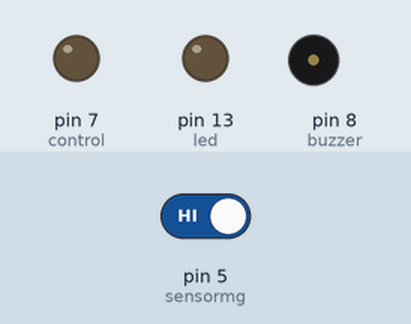
A sketch run on a simulated Arduino Uno, built with avr-gcc and run on an emulated ATmega328P. On the bench: output pins drawn as LEDs (lit = HIGH), buzzer (waves = sounding, pin HIGH). Dashed ring = blinking. Inputs (shaded band) come from the test bench; at power-on: pin 5 (sensormg) HIGH.

Above: at 1.2 s.
1.3 s: pin 5 (sensormg) driven LOW
At 1.4 s:
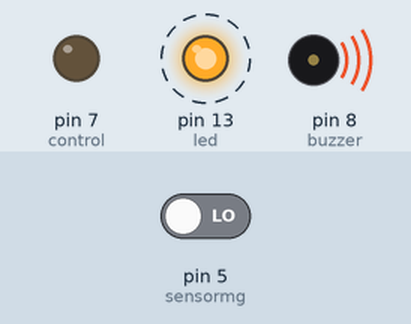
4.3 s: pin 5 (sensormg) driven HIGH
At 4.8 s:
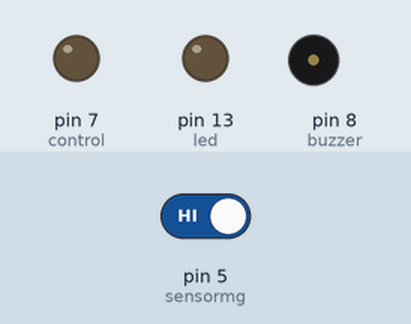
Timing chart, 0 to 7.3 s (numbered marks = the images above; inputs shaded):
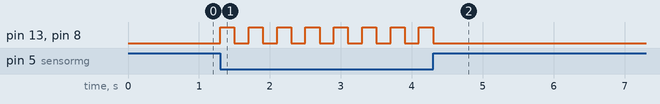

The sketch:

2.ino
```cpp
int led = 13;
int sensormg = 5;
int buzzer = 8;
int control = 7;
int val = 0;

void setup()
{
  Serial.begin(9600);
  pinMode(control, OUTPUT);
  pinMode(led,OUTPUT);
  pinMode(sensormg, INPUT);
  pinMode (buzzer, OUTPUT);
}

void loop()
{
  val = digitalRead(sensormg);
  if(val == LOW)
      {
       digitalWrite(led, HIGH);
       digitalWrite(buzzer, HIGH);
       delay(200);
       digitalWrite(led,LOW);
       digitalWrite(buzzer, LOW);
       delay(200);
      }
      else
      {
       digitalWrite(led,LOW);
       digitalWrite(buzzer,LOW);
}
}
```

Measured:
- after the input at 1.3 s, pin 13 (led), pin 8 (buzzer): alternates HIGH for 0.20 s and LOW for 0.20 s, starting at once
- after the input at 4.3 s, pin 13 (led), pin 8 (buzzer): goes on until 4.3 s, then stays LOW
